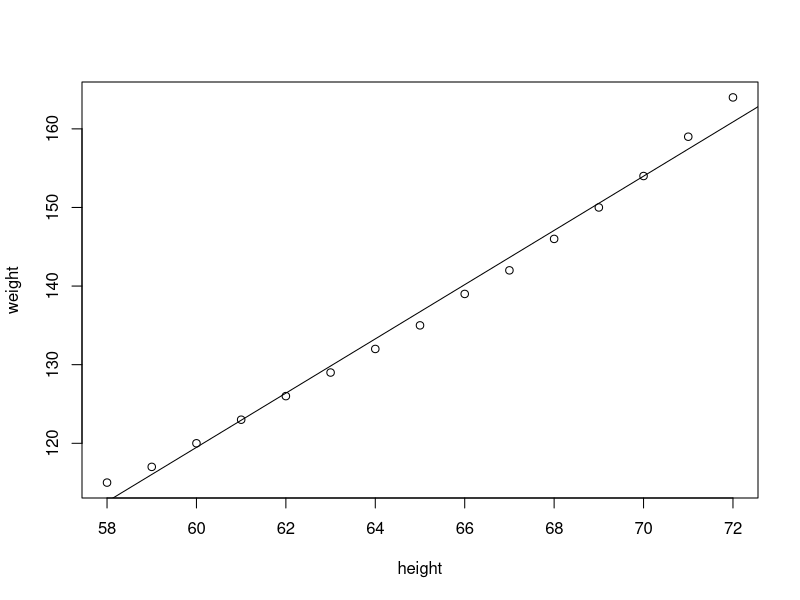

Write R code to recreate this figure.
## ---- chunk 1
knitr::opts_chunk$set(echo = TRUE)
## ---- chunk 2
attach(women)
m1 <- lm(weight~height,data = women)
plot(height,weight)
abline(m1)
